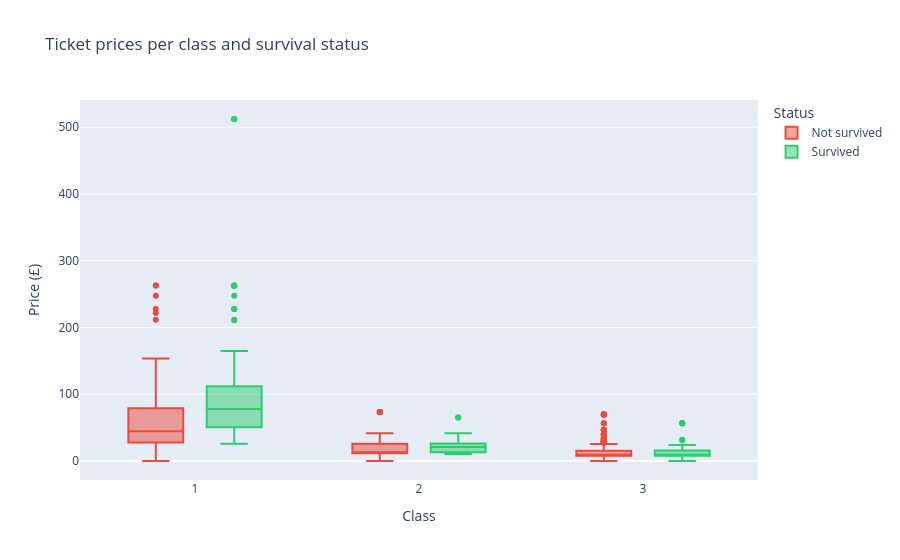

Notebook cell for this chart:
### Markdown cell above
### 5d. Ticketprijs per klasse

### Code cell
fig = px.box(
    df,
    x="pclass",
    y="fare",
    color=df["survived"].map({0: "Not survived", 1: "Survived"}),
    points="outliers",
    title="Ticket prices per class and survival status",
    labels={"pclass": "Class", "fare": "Price (£)", "color": "Status"},
    color_discrete_map={"Not survived": "#e74c3c", "Survived": "#2ecc71"},
)
fig.show()

### Figure 1 — Plotly figure (JSON) as saved in the notebook; plotly's stock layout.template omitted (floating-point values rounded to 4 significant figures; data arrays with more than 128 entries replaced by an {"elided": "..."} marker saying what was removed)
{"data": [{"alignmentgroup": "True", "boxpoints": "outliers", "hovertemplate": "Status=Not survived<br>Class=%{x}<br>Price (£)=%{y}<extra></extra>", "legendgroup": "Not survived", "marker": {"color": "#e74c3c"}, "name": "Not survived", "notched": false, "offsetgroup": "Not survived", "orientation": "v", "showlegend": true, "type": "box", "x": {"elided": "549 int values"}, "x0": " ", "xaxis": "x", "y": {"elided": "549 float values"}, "y0": " ", "yaxis": "y"}, {"alignmentgroup": "True", "boxpoints": "outliers", "hovertemplate": "Status=Survived<br>Class=%{x}<br>Price (£)=%{y}<extra></extra>", "legendgroup": "Survived", "marker": {"color": "#2ecc71"}, "name": "Survived", "notched": false, "offsetgroup": "Survived", "orientation": "v", "showlegend": true, "type": "box", "x": {"elided": "342 int values"}, "x0": " ", "xaxis": "x", "y": {"elided": "342 float values"}, "y0": " ", "yaxis": "y"}], "layout": {"boxmode": "group", "legend": {"title": {"text": "Status"}, "tracegroupgap": 0}, "title": {"text": "Ticket prices per class and survival status"}, "xaxis": {"anchor": "y", "domain": [0, 1], "title": {"text": "Class"}}, "yaxis": {"anchor": "x", "domain": [0, 1], "title": {"text": "Price (£)"}}}}
